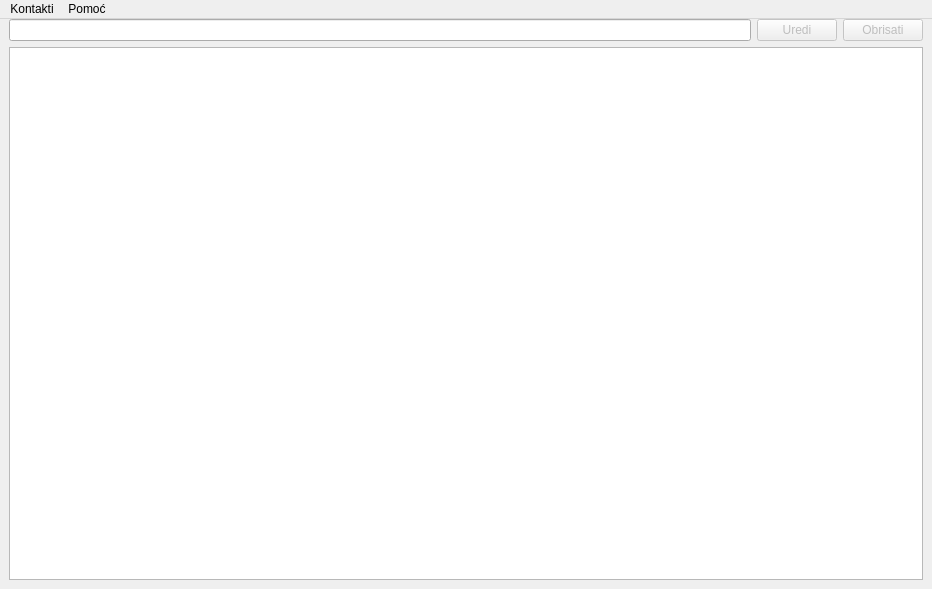
<?xml version="1.0" encoding="UTF-8"?>
<ui version="4.0">
 <class>EasyContacts</class>
 <widget class="QMainWindow" name="EasyContacts">
  <property name="geometry">
   <rect>
    <x>0</x>
    <y>0</y>
    <width>932</width>
    <height>589</height>
   </rect>
  </property>
  <property name="windowTitle">
   <string>Easy Contacts</string>
  </property>
  <property name="windowIcon">
   <iconset theme="contact-new"/>
  </property>
  <widget class="QWidget" name="centralwidget">
   <layout class="QVBoxLayout" name="verticalLayout_2">
    <property name="topMargin">
     <number>0</number>
    </property>
    <item>
     <layout class="QHBoxLayout" name="horizontalLayout">
      <item>
       <widget class="QLineEdit" name="lineEdit_pretraga"/>
      </item>
      <item>
       <widget class="QPushButton" name="pushButton_uredi">
        <property name="enabled">
         <bool>false</bool>
        </property>
        <property name="text">
         <string>Uredi</string>
        </property>
        <property name="icon">
         <iconset theme="document-open"/>
        </property>
       </widget>
      </item>
      <item>
       <widget class="QPushButton" name="pushButton_obrisati">
        <property name="enabled">
         <bool>false</bool>
        </property>
        <property name="text">
         <string>Obrisati</string>
        </property>
        <property name="icon">
         <iconset theme="list-remove"/>
        </property>
       </widget>
      </item>
     </layout>
    </item>
    <item>
     <widget class="QTableView" name="tableView"/>
    </item>
   </layout>
  </widget>
  <widget class="QMenuBar" name="menubar">
   <property name="geometry">
    <rect>
     <x>0</x>
     <y>0</y>
     <width>932</width>
     <height>22</height>
    </rect>
   </property>
   <property name="sizePolicy">
    <sizepolicy hsizetype="MinimumExpanding" vsizetype="Preferred">
     <horstretch>0</horstretch>
     <verstretch>0</verstretch>
    </sizepolicy>
   </property>
   <widget class="QMenu" name="menuO_aplikaciji">
    <property name="title">
     <string>Pomoć</string>
    </property>
    <addaction name="actionO_programu"/>
    <addaction name="actionDokumentacija"/>
    <addaction name="separator"/>
    <addaction name="actionGeneri_i_Demo_podatke"/>
   </widget>
   <widget class="QMenu" name="menuKontakti">
    <property name="title">
     <string>Kontakti</string>
    </property>
    <addaction name="separator"/>
    <addaction name="actionIzradi_novi_kontakt"/>
    <addaction name="separator"/>
    <addaction name="actionUvoz"/>
    <addaction name="actionIzvoz"/>
   </widget>
   <addaction name="menuKontakti"/>
   <addaction name="menuO_aplikaciji"/>
  </widget>
  <action name="actionUvoz">
   <property name="icon">
    <iconset theme="list-add"/>
   </property>
   <property name="text">
    <string>Uvoz</string>
   </property>
  </action>
  <action name="actionIzvoz">
   <property name="icon">
    <iconset theme="document-new"/>
   </property>
   <property name="text">
    <string>Izvoz</string>
   </property>
  </action>
  <action name="actionIzradi_novi_kontakt">
   <property name="icon">
    <iconset theme="contact-new"/>
   </property>
   <property name="text">
    <string>Izradi novi kontakt</string>
   </property>
  </action>
  <action name="actionGeneri_i_Demo_podatke">
   <property name="text">
    <string>Generiši Demo podatke</string>
   </property>
  </action>
  <action name="actionO_programu">
   <property name="text">
    <string>O programu</string>
   </property>
  </action>
  <action name="actionDokumentacija">
   <property name="text">
    <string>Dokumentacija</string>
   </property>
  </action>
 </widget>
 <resources/>
 <connections/>
</ui>
